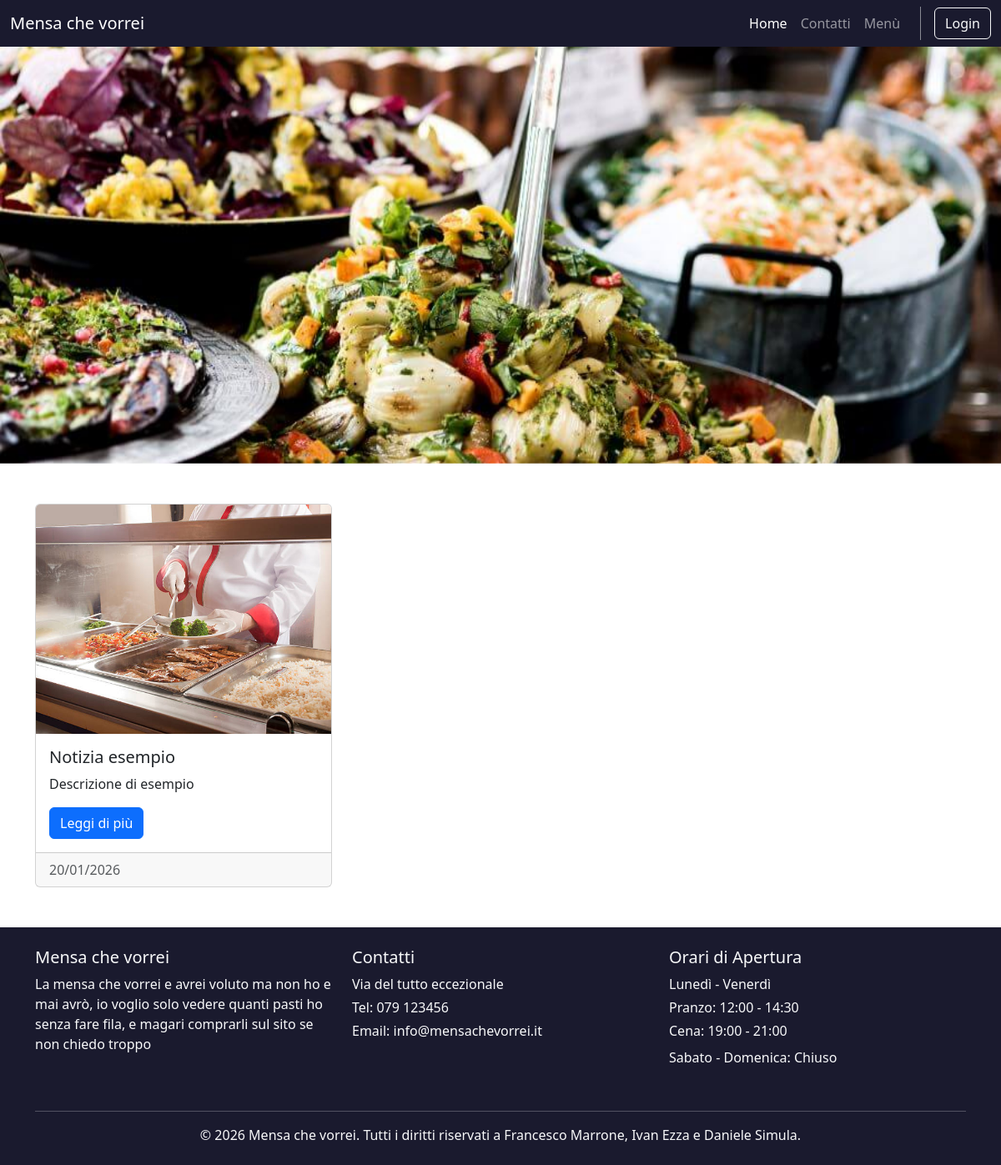
Page /Sito/index.php on the committed database.
### tables this page shows
CREATE TABLE `notizie` (
  `id` int(11) NOT NULL,
  `titolo` varchar(255) NOT NULL,
  `descrizione` varchar(500) DEFAULT NULL,
  `contenuto` text NOT NULL,
  `immagine` varchar(255) DEFAULT NULL,
  `dataPubblicazione` timestamp NOT NULL DEFAULT current_timestamp(),
  `autore` varchar(30) DEFAULT NULL,
  `attiva` tinyint(1) NOT NULL DEFAULT 1
);

### Sito/index.php (the view, shortened to what this page needs)
<!DOCTYPE html>
<html lang="it">
<head>
  <link href="https://cdnjs.cloudflare.com/ajax/libs/bootstrap/5.3.2/css/bootstrap.min.css" rel="stylesheet">
  <link href="css/custom.css" rel="stylesheet">
</head>
<body>
  <?php
  include 'config/connect2DB.php';
  try {
    $stmt = $conn->query("CALL GetNotizie()");
    $notizie = $stmt->fetchAll();
  } catch (PDOException $e) {
    $notizie = [];
  }
  $pageTitle = "Home";
  include 'component/navbar.php';
  ?>
  <div id="carouselTimer" class="carousel slide" data-bs-ride="carousel" data-bs-interval="3000">
    <div class="carousel-inner">
      <div class="carousel-item active">
        <img src="risorse\cibo.jpg" class="d-block w-100" alt="...">
      </div>
    </div>
  </div>
  <div class="container my-5">
    <?php if (empty($notizie)): ?>
      <div class="alert alert-info text-center">
        <h5>Nessuna notizia al momento</h5>
        <p class="mb-0">Torna a trovarci presto per aggiornamenti!</p>
      </div>
    <?php else: ?>
      <div class="row row-cols-1 row-cols-md-2 row-cols-lg-3 g-4">
        <?php foreach ($notizie as $notizia): ?>
          <div class="col">
            <div class="card h-100">
              <?php if ($notizia['immagine']): ?>
                <img src="<?= $notizia['immagine'] ?> " class="card-img-top" alt="">
              <?php endif; ?>
              <div class="card-body">
                <h5 class="card-title">
                  <?= $notizia['titolo'] ?>
                </h5>
                <p class="card-text">
                  <?= $notizia['descrizione'] ?>
                </p>
                <a href="notizia.php?id=<?= $notizia['id'] ?>" class="btn btn-primary">Leggi di più</a>
              </div>
              <div class="card-footer text-muted">
                <?= date('d/m/Y', strtotime($notizia['dataPubblicazione'])) ?>
              </div>
            </div>
          </div>
        <?php endforeach; ?>
      </div>
    <?php endif; ?>
  </div>
  <?php
  include 'component/footer.php';
  ?>
</body>
</html>

### Sito/component/navbar.php (shortened to what this page needs)
<?php
if (!isset($_SESSION['nomeUtente'])) {
    $logged_in = false;
}
?>
<nav class="navbar  navbar-expand-lg navbar-dark bg-dark">
    <div class="container-fluid">
        <a class="navbar-brand" href="index.php">Mensa che vorrei</a>
        <div class="offcanvas offcanvas-end bg-dark" tabindex="-1" id="sidebarMenu">
            <div class="offcanvas-body d-flex flex-column">
                <ul class="navbar-nav ms-auto">
                    <li class="nav-item">
                        <a class="nav-link <?php if ($pageTitle == "Home")
                            echo 'active'; ?>" href="index.php">Home</a>
                    </li>
                    <li class="nav-item">
                        <a class="nav-link <?php if ($pageTitle == "Contatti")
                            echo 'active'; ?>" href="contact.php">Contatti</a>
                    </li>
                    <li class="nav-item">
                        <a class="nav-link <?php if ($pageTitle == "Menu")
                            echo 'active'; ?>" href="menu.php">Menù</a>
                    </li>
                    <li class="nav-item d-none d-lg-flex align-items-center">
                        <?php if (!$logged_in): ?>
                            <a class="btn btn-outline-light" href="login.php?new=0">Login</a>
                        <?php endif; ?>
                    </li>
                </ul>
            </div>
        </div>
    </div>
</nav>

### Sito/component/footer.php (shortened to what this page needs)
<footer class="bg-dark text-light mt-auto py-4">
    <div class="container">
        <div class="row">
            <div class="col-md-4 mb-3">
                <h5>Mensa che vorrei</h5>
                <p>La mensa che vorrei e avrei voluto ma non ho e mai avrò, io voglio solo vedere quanti pasti ho senza fare fila, e magari comprarli sul sito se non chiedo troppo
                </p>
            </div>
            <div class="col-md-4 mb-3">
                <h5>Contatti</h5>
                <p class="mb-1">Via del tutto eccezionale</p>
                <p class="mb-1">Tel: 079 123456</p>
                <p class="mb-1">Email: info@mensachevorrei.it</p>
            </div>
            <div class="col-md-4 mb-3">
                <h5>Orari di Apertura</h5>
                <p class="mb-1">Lunedì - Venerdì</p>
                <p class="mb-1">Pranzo: 12:00 - 14:30</p>
                <p class="mb-1">Cena: 19:00 - 21:00</p>
                <p class="mb-1 mt-2">Sabato - Domenica: Chiuso</p>
            </div>
        </div>
        <div class="row mt-3">
            <div class="col text-center">
                <hr class="bg-light">
                <p class="mb-0">&copy; 2026 Mensa che vorrei. Tutti i diritti riservati a Francesco Marrone, Ivan Ezza e Daniele Simula.</p>
            </div>
        </div>
    </div>
</footer>

### Sito/css/custom.css (style rules this page uses)
.navbar.bg-dark, .navbar-dark.bg-dark, nav.bg-dark { background-color: #1a1a2e !important; }
footer.bg-dark, .footer.bg-dark, div.bg-dark { background-color: #1a1a2e !important; }

### Sito/index.php (style rules this page uses)
.carousel-inner { height: 500px; }
.carousel-item img { height: 500px; object-fit: cover; object-position: center; }
.card { transition: transform 0.3s ease, box-shadow 0.3s ease; }

### rows in the picture
notizie: immagine (picture), titolo "Notizia esempio", descrizione "Descrizione di esempio", dataPubblicazione "20/01/2026"
